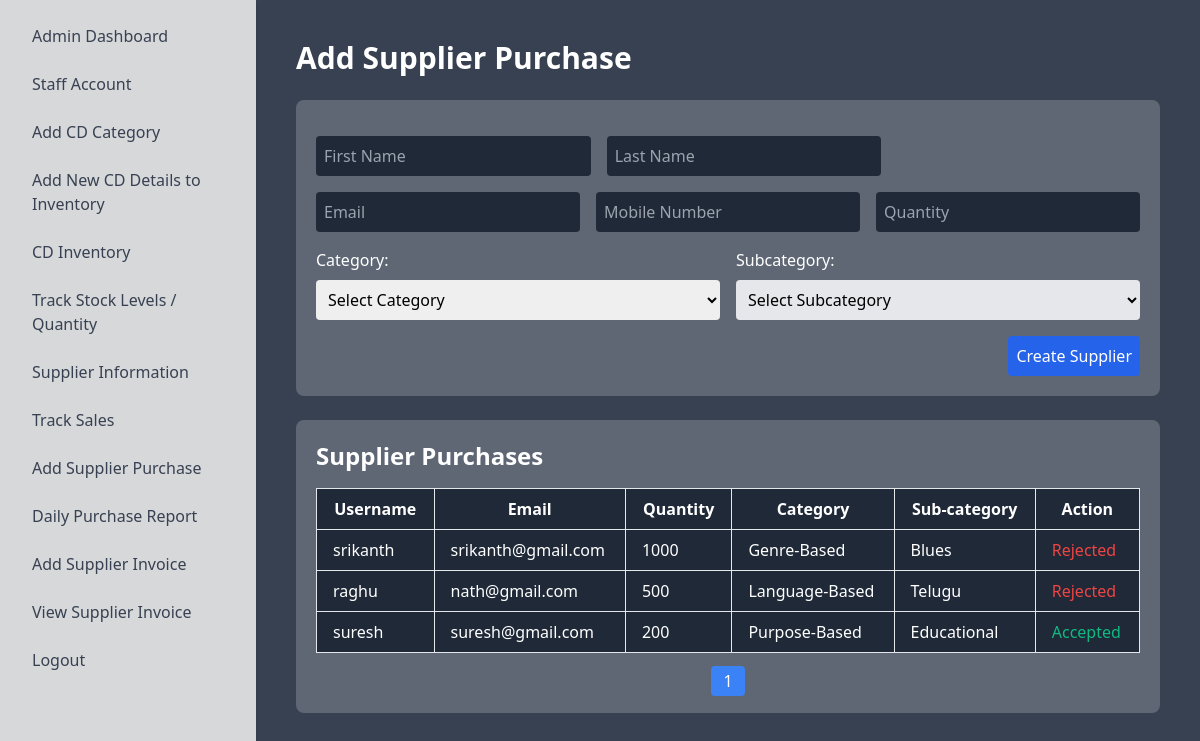
Page /admins/adminaddsuplierpurchase on the committed database.
### admins/models.py (models this page shows, shortened)
class SupplierPurchase(models.Model):
    id = models.AutoField(primary_key=True)
    first_name = models.CharField(max_length=100)
    last_name = models.CharField(max_length=100)
    email = models.EmailField()
    contact = models.CharField(max_length=15)
    quantity = models.IntegerField()
    category = models.CharField(max_length=100)
    subcategory = models.CharField(max_length=100)
    created_at = models.DateTimeField(auto_now_add=True)
    status = models.CharField(max_length=20, default='Pending')

### admins/views.py (the view)
# urls.py: path('adminaddsuplierpurchase', adminaddsuplierpurchase, name='adminaddsuplierpurchase'),
def adminaddsuplierpurchase(request):
    Supplierpurchase = SupplierPurchase.objects.all().order_by('-created_at')
    paginator = Paginator(Supplierpurchase, 3)
    page_number = request.GET.get('page')
    page_obj = paginator.get_page(page_number)
    return render(request, 'admin/adminaddsuplierpurchase.html', {'page_obj': page_obj})

### templates/admin/adminaddsuplierpurchase.html (shortened to what this page needs)
<!DOCTYPE html>
<html lang="en">
<head>
    <link href="https://cdn.jsdelivr.net/npm/tailwindcss@2.2.19/dist/tailwind.min.css" rel="stylesheet">
</head>
<body class="bg-gray-700 text-white">
    <div class="flex">
        <div class="sidebar bg-white shadow-md w-64 p-4" style="background-color: #d7d8da;">
            {% include 'admin/adminnav.html' %}
        </div>
        <div class="flex-1 p-10">
            <h1 class="text-3xl font-bold mb-6">Add Supplier Purchase</h1>
            <div class="transparent-layer mb-6">
                <form action="{% url 'adminaddsupplierpurchaseaction' %}" method="POST" class="space-y-4">
                    <div class="flex space-x-4">
                        <input type="text" name="first_name" placeholder="First Name" class="p-2 w-1/3 rounded bg-gray-800 text-white">
                        <input type="text" name="last_name" placeholder="Last Name" class="p-2 w-1/3 rounded bg-gray-800 text-white">
                    </div>
                    <div class="flex space-x-4">
                        <input type="email" name="email" placeholder="Email" class="p-2 w-1/2 rounded bg-gray-800 text-white">
                        <input type="text" name="contact" placeholder="Mobile Number" class="p-2 w-1/2 rounded bg-gray-800 text-white">
                        <input type="text" name="quantity" placeholder="Quantity" class="p-2 w-1/2 rounded bg-gray-800 text-white">
                    </div>
                    <div class="flex space-x-4">
                        <div class="w-1/2">
                            <label for="category" class="block mb-2">Category:</label>
                            <select id="category" name="category" class="w-full p-2 bg-gray-00 text-black rounded">
                                <option value="">Select Category</option>
                            </select>
                        </div>
                        <div class="w-full md:w-1/2">
                            <label for="subcategory" class="block mb-2">Subcategory:</label>
                            <select id="subcategory" name="subcategory" class="w-full p-2 bg-gray-200 text-black rounded">
                                <option value="">Select Subcategory</option>
                            </select>
                        </div>
                    </div>
                    <div class="flex justify-end">
                        <button type="submit" class="p-2 bg-blue-600 hover:bg-blue-700 rounded">Create Supplier</button>
                    </div>
                </form>
            </div>
            <div class="transparent-layer">
                <h2 class="text-2xl font-bold mb-4">Supplier Purchases</h2>
                <form method="post" action="{% url 'update_status' %}">
                    <table class="w-full table-auto bg-gray-800 text-white rounded">
                        <thead>
                            <tr>
                                <th class="border px-4 py-2">Username</th>
                                <th class="border px-4 py-2">Email</th>
                                <th class="border px-4 py-2">Quantity</th>
                                <th class="border px-4 py-2">Category</th>
                                <th class="border px-4 py-2">Sub-category</th>
                                <th class="border px-4 py-2">Action</th>
                            </tr>
                        </thead>
                        <tbody>
                            {% for user in page_obj %}
                            <tr>
                                <td class="border px-4 py-2">{{ user.first_name }}</td>
                                <td class="border px-4 py-2">{{ user.email }}</td>
                                <td class="border px-4 py-2">{{ user.quantity }}</td>
                                <td class="border px-4 py-2">{{ user.category }}</td>
                                <td class="border px-4 py-2">{{ user.subcategory }}</td>
                                <td class="border px-4 py-2">
                                    {% if user.status == 'Pending' %}
                                    <select name="status" onchange="this.form.submit()">
                                        <option value="" disabled selected>Actions</option>
                                        <option class="text-black-500" value="Accepted-{{ user.id }}">Accept</option>
                                        <option class="text-black-500" value="Rejected-{{ user.id }}">Reject</option>
                                    </select>
                                    {% elif user.status == 'Accepted' %}
                                    <span class="text-green-500">Accepted</span>
                                    {% elif user.status == 'Rejected' %}
                                    <span class="text-red-500">Rejected</span>
                                    {% endif %}
                                </td>
                            </tr>
                            {% endfor %}
                        </tbody>
                    </table>
                </form>
                <div class="mt-4">
                    <ul class="flex justify-center space-x-2">
                        {% for num in page_obj.paginator.page_range %}
                        <li>
                            <a href="?page={{ num }}" class="px-3 py-1 bg-gray-800 text-white rounded {% if page_obj.number == num %}bg-blue-500{% endif %}">
                                {{ num }}
                            </a>
                        </li>
                        {% endfor %}
                    </ul>
                </div>
            </div>
        </div>
    </div>
</body>
</html>

### templates/admin/adminaddsuplierpurchase.html (style rules this page uses)
.sidebar { height: 100vh; overflow-y: auto; }
.transparent-layer { background-color: rgba(255, 255, 255, 0.2); padding: 20px; border-radius: 8px; }

### rows in the picture
SupplierPurchase: first_name "srikanth", email "srikanth@gmail.com", quantity "1000", category "Genre-Based", subcategory "Blues", status "Rejected"
SupplierPurchase: first_name "raghu", email "nath@gmail.com", quantity "500", category "Language-Based", subcategory "Telugu", status "Rejected"
SupplierPurchase: first_name "suresh", email "suresh@gmail.com", quantity "200", category "Purpose-Based", subcategory "Educational", status "Accepted"

### other values in the picture
{{ num }} "1"
